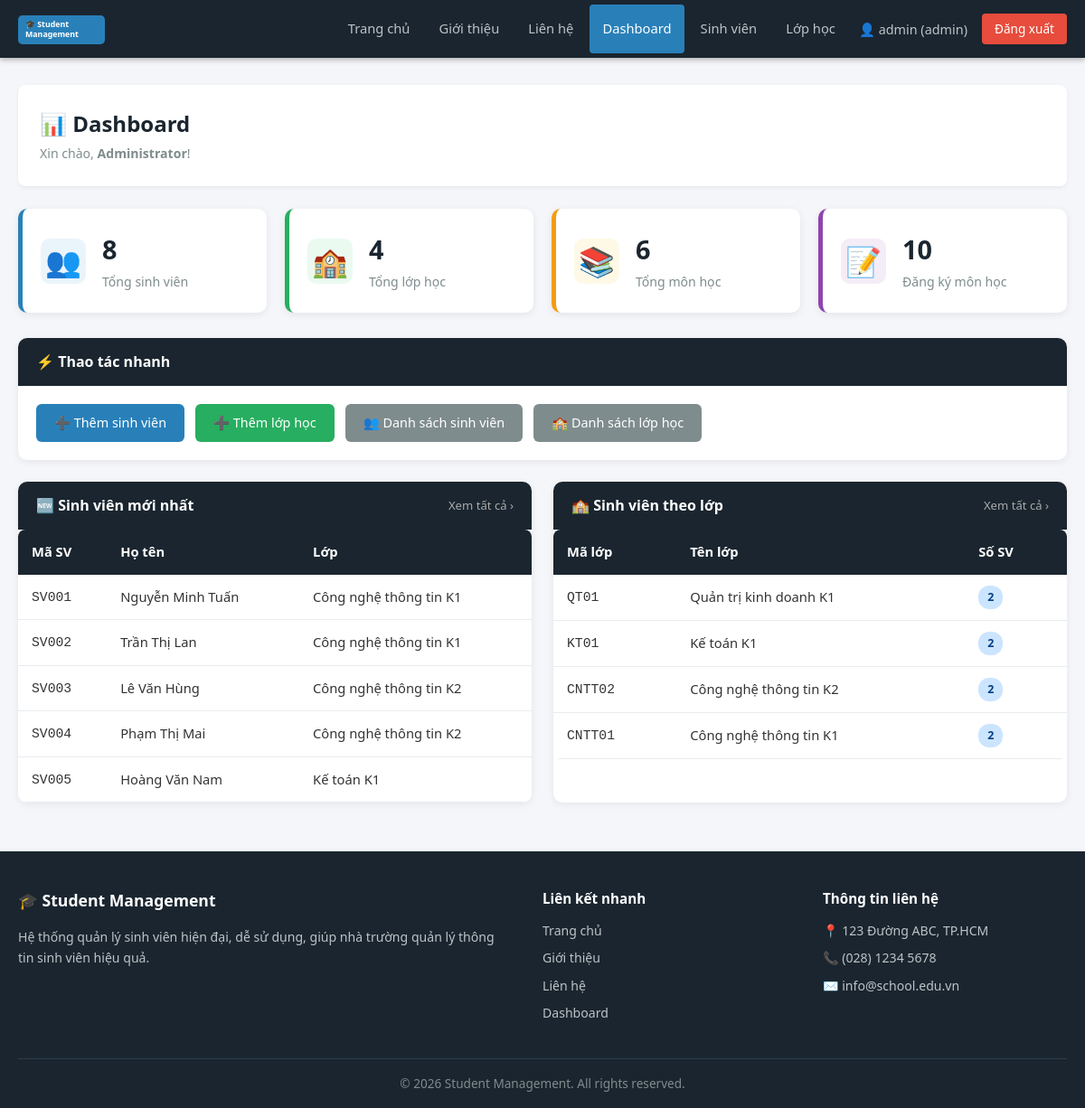
/dashboard.php (signed in), run on the app's committed database.
### tables this page shows
CREATE TABLE students (
    id INT AUTO_INCREMENT PRIMARY KEY,
    student_code VARCHAR(20) NOT NULL UNIQUE,
    full_name VARCHAR(100) NOT NULL,
    email VARCHAR(100) UNIQUE,
    phone VARCHAR(15),
    gender ENUM('Nam', 'Nữ', 'Khác') DEFAULT 'Nam',
    birthday DATE,
    address TEXT,
    class_id INT,
    created_at DATETIME DEFAULT CURRENT_TIMESTAMP,
    CONSTRAINT fk_students_class FOREIGN KEY (class_id) REFERENCES classes(id) ON DELETE SET NULL ON UPDATE CASCADE
);

CREATE TABLE classes (
    id INT AUTO_INCREMENT PRIMARY KEY,
    class_code VARCHAR(20) NOT NULL UNIQUE,
    class_name VARCHAR(100) NOT NULL,
    teacher_id INT DEFAULT NULL,
    teacher VARCHAR(100),
    description TEXT,
    created_at DATETIME DEFAULT CURRENT_TIMESTAMP,
    CONSTRAINT fk_classes_teacher FOREIGN KEY (teacher_id) REFERENCES users(id) ON DELETE SET NULL ON UPDATE CASCADE
);

### config/config.php (called while the page is built, shortened)
<?php
function isLoggedIn() {
    return isset($_SESSION['user_id']);
}
require_once __DIR__ . '/../auth/check_role.php';

### auth/check_role.php (called while the page is built, shortened)
<?php
function hasRole($role) {
    return isLoggedIn() && $_SESSION['role'] === $role;
}

### dashboard.php (the view, shortened to what this page needs)
<?php
require_once 'config/config.php';
$isAdmin   = hasRole('admin');
if ($isAdmin) {
    $totalStudents    = $conn->query("SELECT COUNT(*) FROM students")->fetch_row()[0];
    $totalClasses     = $conn->query("SELECT COUNT(*) FROM classes")->fetch_row()[0];
    $totalSubjects    = $conn->query("SELECT COUNT(*) FROM subjects")->fetch_row()[0];
    $totalEnrollments = $conn->query("SELECT COUNT(*) FROM enrollments")->fetch_row()[0];
    $recentStudents = $conn->query(
        "SELECT s.student_code, s.full_name, s.email, s.gender, c.class_name, s.created_at
         FROM students s
         LEFT JOIN classes c ON s.class_id = c.id
         ORDER BY s.created_at DESC
         LIMIT 5"
    );
    $classStats = $conn->query(
        "SELECT c.class_name, c.class_code, COUNT(s.id) AS total_students
         FROM classes c
         LEFT JOIN students s ON s.class_id = c.id
         GROUP BY c.id
         ORDER BY total_students DESC"
    );
}
include 'includes/header.php';
include 'includes/navbar.php';
?>
<div class="main-content">
    <div class="page-header">
        <div>
            <h1>📊 Dashboard</h1>
            <span class="breadcrumb">Xin chào, <strong><?php echo htmlspecialchars($_SESSION['full_name'] ?: $_SESSION['username'], ENT_QUOTES, 'UTF-8'); ?></strong>!</span>
        </div>
    </div>
    <?php if ($isAdmin): ?>
    <div class="dashboard-stats">
        <div class="stat-card">
            <div class="stat-card-icon">👥</div>
            <div class="stat-card-info">
                <h3><?php echo $totalStudents; ?></h3>
                <p>Tổng sinh viên</p>
            </div>
        </div>
        <div class="stat-card green">
            <div class="stat-card-icon">🏫</div>
            <div class="stat-card-info">
                <h3><?php echo $totalClasses; ?></h3>
                <p>Tổng lớp học</p>
            </div>
        </div>
        <div class="stat-card orange">
            <div class="stat-card-icon">📚</div>
            <div class="stat-card-info">
                <h3><?php echo $totalSubjects; ?></h3>
                <p>Tổng môn học</p>
            </div>
        </div>
        <div class="stat-card purple">
            <div class="stat-card-icon">📝</div>
            <div class="stat-card-info">
                <h3><?php echo $totalEnrollments; ?></h3>
                <p>Đăng ký môn học</p>
            </div>
        </div>
    </div>
    <div class="card" style="margin-bottom:24px;">
        <div class="card-header">⚡ Thao tác nhanh</div>
        <div class="card-body" style="display:flex;gap:12px;flex-wrap:wrap;">
            <a href="<?php echo SITE_URL; ?>/students/add.php" class="btn btn-primary">➕ Thêm sinh viên</a>
            <a href="<?php echo SITE_URL; ?>/classes/add.php"  class="btn btn-success">➕ Thêm lớp học</a>
            <a href="<?php echo SITE_URL; ?>/students/index.php" class="btn btn-secondary">👥 Danh sách sinh viên</a>
            <a href="<?php echo SITE_URL; ?>/classes/index.php"  class="btn btn-secondary">🏫 Danh sách lớp học</a>
        </div>
    </div>
    <div style="display:grid;grid-template-columns:1fr 1fr;gap:24px;flex-wrap:wrap;">
        <div class="card">
            <div class="card-header">
                🆕 Sinh viên mới nhất
                <a href="<?php echo SITE_URL; ?>/students/index.php" style="font-size:0.82rem;color:#aaa;font-weight:400;">Xem tất cả &rsaquo;</a>
            </div>
            <div class="card-body" style="padding:0">
                <div class="table-responsive">
                    <table>
                        <thead>
                            <tr><th>Mã SV</th><th>Họ tên</th><th>Lớp</th></tr>
                        </thead>
                        <tbody>
                            <?php if ($recentStudents && $recentStudents->num_rows > 0): ?>
                                <?php while ($row = $recentStudents->fetch_assoc()): ?>
                                <tr>
                                    <td><code><?php echo htmlspecialchars($row['student_code'], ENT_QUOTES, 'UTF-8'); ?></code></td>
                                    <td><?php echo htmlspecialchars($row['full_name'], ENT_QUOTES, 'UTF-8'); ?></td>
                                    <td><?php echo htmlspecialchars($row['class_name'] ?? 'Chưa xếp lớp', ENT_QUOTES, 'UTF-8'); ?></td>
                                </tr>
                                <?php endwhile; ?>
                            <?php else: ?>
                                <tr><td colspan="3" class="text-center" style="padding:20px;color:#999;">Chưa có sinh viên nào.</td></tr>
                            <?php endif; ?>
                        </tbody>
                    </table>
                </div>
            </div>
        </div>
        <div class="card">
            <div class="card-header">
                🏫 Sinh viên theo lớp
                <a href="<?php echo SITE_URL; ?>/classes/index.php" style="font-size:0.82rem;color:#aaa;font-weight:400;">Xem tất cả &rsaquo;</a>
            </div>
            <div class="card-body" style="padding:0">
                <div class="table-responsive">
                    <table>
                        <thead>
                            <tr><th>Mã lớp</th><th>Tên lớp</th><th>Số SV</th></tr>
                        </thead>
                        <tbody>
                            <?php if ($classStats->num_rows > 0): ?>
                                <?php while ($row = $classStats->fetch_assoc()): ?>
                                <tr>
                                    <td><code><?php echo htmlspecialchars($row['class_code'], ENT_QUOTES, 'UTF-8'); ?></code></td>
                                    <td><?php echo htmlspecialchars($row['class_name'], ENT_QUOTES, 'UTF-8'); ?></td>
                                    <td><span class="badge badge-primary"><?php echo $row['total_students']; ?></span></td>
                                </tr>
                                <?php endwhile; ?>
                            <?php else: ?>
                                <tr><td colspan="3" class="text-center" style="padding:20px;color:#999;">Chưa có lớp nào.</td></tr>
                            <?php endif; ?>
                        </tbody>
                    </table>
                </div>
            </div>
        </div>
    </div>
    <?php endif; ?>
</div>
<?php include 'includes/footer.php'; ?>

### css/base.css (style rules this page uses)
:root { --color-primary: #2980b9; --color-dark: #1a252f; --color-secondary: #7f8c8d; --color-danger: #e74c3c; --color-success: #27ae60; --color-warning: #f39c12; --color-bg: #f5f6fa; --color-border: #e8ecef; --color-text: #333; --color-text-light: #2c3e50; --color-white: #fff; --radius: 6px; --radius-lg: 10px; --shadow: 0 2px 8px rgba(0,0,0,0.07); }
*, *::before, *::after { box-sizing: border-box; margin: 0; padding: 0; }
html { scroll-behavior: smooth; }
a { color: var(--color-primary); text-decoration: none; }
body { font-family: 'Segoe UI', Tahoma, Geneva, Verdana, sans-serif; font-size: 16px; line-height: 1.6; color: var(--color-text); background-color: var(--color-bg); display: flex; flex-direction: column; min-height: 100vh; }
.main-content { flex: 1; padding: 30px 20px; max-width: 1200px; margin: 0 auto; width: 100%; }
.btn { display: inline-block; padding: 9px 20px; border: none; border-radius: var(--radius); cursor: pointer; font-size: 0.9rem; font-weight: 500; text-align: center; transition: background 0.2s, transform 0.1s; text-decoration: none; }
.btn-primary { background: var(--color-primary); color: var(--color-white); }
.btn-success { background: var(--color-success); color: var(--color-white); }
.btn-secondary { background: var(--color-secondary); color: var(--color-white); }
.badge { display: inline-block; padding: 3px 10px; border-radius: 12px; font-size: 0.78rem; font-weight: 600; }
.badge-primary { background: #cce5ff; color: #004085; }

### css/style.css (style rules this page uses)
.page-header { background: var(--color-white); border-bottom: 1px solid var(--color-border); padding: 24px; margin-bottom: 24px; border-radius: 8px; display: flex; align-items: center; justify-content: space-between; flex-wrap: wrap; gap: 12px; box-shadow: 0 1px 4px rgba(0,0,0,0.06); }
.page-header h1 { font-size: 1.5rem; color: var(--color-dark); }
.page-header .breadcrumb { color: var(--color-secondary); font-size: 0.88rem; }
.card { background: var(--color-white); border-radius: var(--radius-lg); box-shadow: var(--shadow); overflow: hidden; margin-bottom: 24px; }
.card-header { background: var(--color-dark); color: var(--color-white); padding: 14px 20px; font-weight: 600; font-size: 1rem; display: flex; align-items: center; justify-content: space-between; }
.card-body { padding: 20px; }
.table-responsive { overflow-x: auto; border-radius: 8px; }
table { width: 100%; border-collapse: collapse; font-size: 0.92rem; background: var(--color-white); }
thead tr { background: var(--color-dark); color: var(--color-white); }
thead th { padding: 13px 15px; text-align: left; font-weight: 600; white-space: nowrap; }
tbody tr { border-bottom: 1px solid var(--color-border); transition: background 0.15s; }
tbody td { padding: 12px 15px; vertical-align: middle; }

### css/dashboard.css (style rules this page uses)
.dashboard-stats { display: grid; grid-template-columns: repeat(auto-fit, minmax(210px, 1fr)); gap: 20px; margin-bottom: 28px; }
.stat-card { background: var(--color-white); border-radius: var(--radius-lg); padding: 22px 20px; display: flex; align-items: center; gap: 18px; box-shadow: 0 2px 8px rgba(0,0,0,0.08); border-left: 5px solid var(--color-primary); transition: transform 0.2s; }
.stat-card.green { border-left-color: var(--color-success); }
.stat-card.orange { border-left-color: var(--color-warning); }
.stat-card.purple { border-left-color: #8e44ad; }
.stat-card-icon { font-size: 2rem; width: 50px; height: 50px; display: flex; align-items: center; justify-content: center; background: #eaf4fb; border-radius: var(--radius-lg); }
.stat-card.green .stat-card-icon { background: #eafaf1; }
.stat-card.orange .stat-card-icon { background: #fef9e7; }
.stat-card.purple .stat-card-icon { background: #f4ecf7; }
.stat-card-info h3 { font-size: 1.8rem; font-weight: 700; color: var(--color-dark); }
.stat-card-info p { color: var(--color-secondary); font-size: 0.88rem; margin-top: 2px; }

### data on the page
students: student_code "SV001", full_name "Nguyễn Minh Tuấn", class.class_name "Công nghệ thông tin K1"
students: student_code "SV002", full_name "Trần Thị Lan", class.class_name "Công nghệ thông tin K1"
students: student_code "SV003", full_name "Lê Văn Hùng", class.class_name "Công nghệ thông tin K2"
students: student_code "SV004", full_name "Phạm Thị Mai", class.class_name "Công nghệ thông tin K2"
students: student_code "SV005", full_name "Hoàng Văn Nam", class.class_name "Kế toán K1"

### other printed values
$_SESSION['username'] "admin"
$_SESSION['role'] "admin"
$_SESSION['full_name'] ?: $_SESSION['username'] "Administrator"
$totalStudents "8"
$totalClasses "4"
$totalSubjects "6"
$totalEnrollments "10"
$row['class_code'] "QT01"
$row['class_name'] "Quản trị kinh doanh K1"
$row['total_students'] "2"
$row['class_code'] "KT01"
$row['class_name'] "Kế toán K1"
$row['class_code'] "CNTT02"
$row['class_name'] "Công nghệ thông tin K2"
$row['class_code'] "CNTT01"
